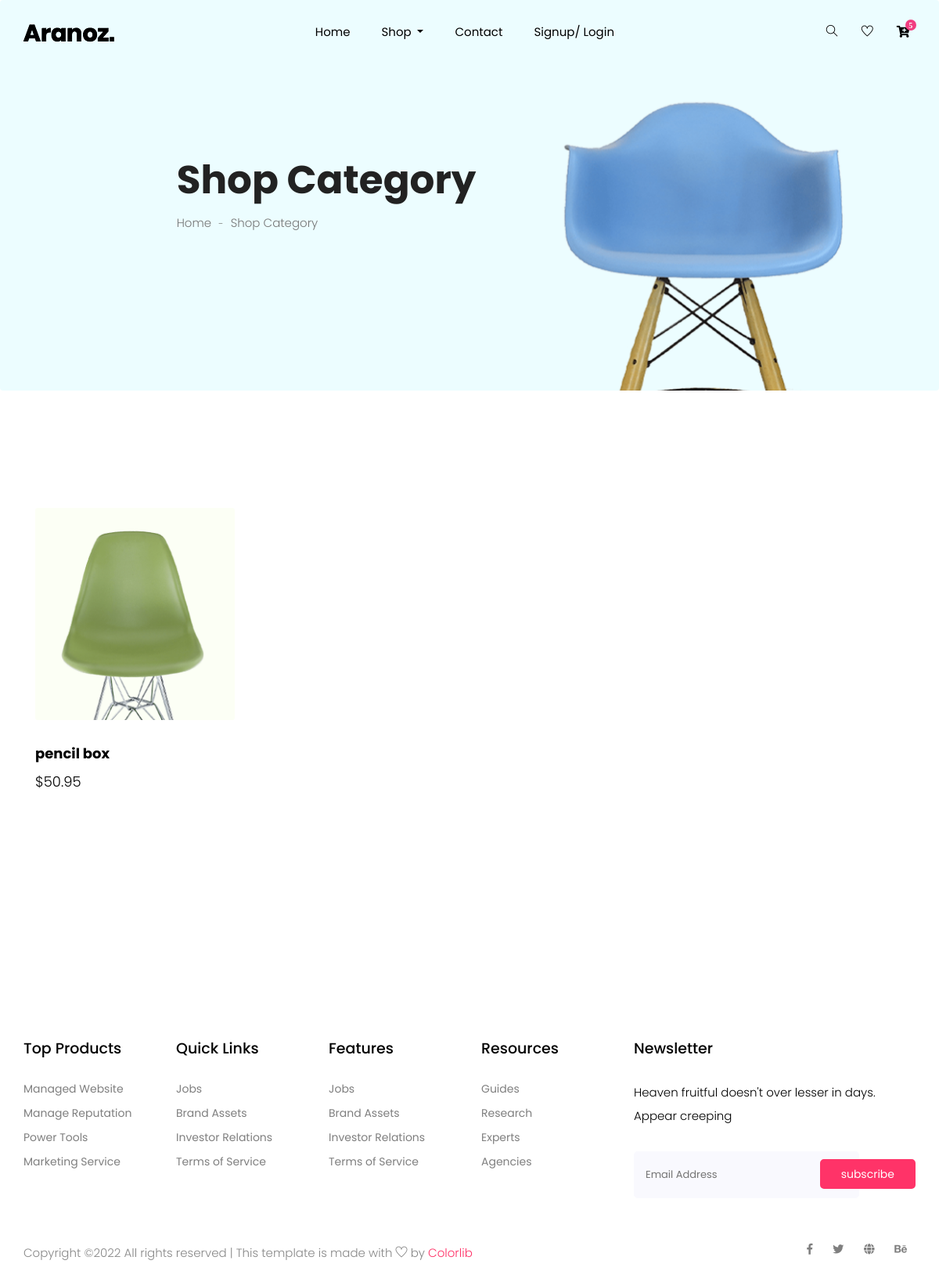
Page /category on the earlier database version.
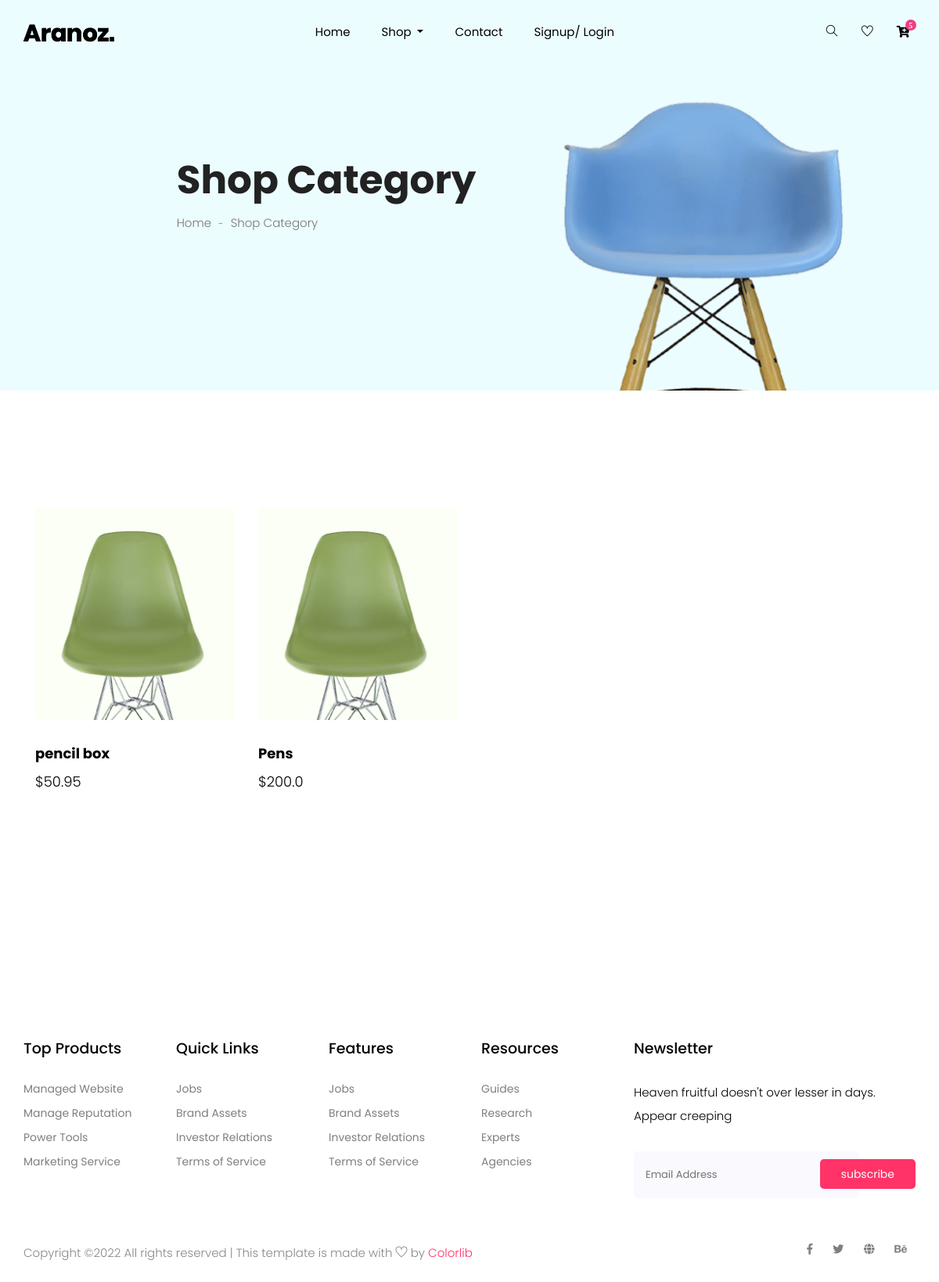
Same page on the later database version.
### Website/models.py (models this page shows)
class Add_Product(db.Model):
    idd = db.Column(db.Integer, primary_key = True)
    title = db.Column(db.String(200))
    price = db.Column(db.String(20))

### Website/auth.py (the view)
@auth.route('/category')
def category():
    add_product = Add_Product.query.all()
    return render_template("category.html", user=current_user, add_product = add_product)

### Website/templates/category.html (shortened to what this page needs)
{% extends "base.html" %}
{% block content %}
    <section class="breadcrumb breadcrumb_bg">
        <div class="container">
            <div class="row justify-content-center">
                <div class="col-lg-8">
                    <div class="breadcrumb_iner">
                        <div class="breadcrumb_iner_item">
                            <h2>Shop Category</h2>
                            <p>Home <span>-</span> Shop Category</p>
                        </div>
                    </div>
                </div>
            </div>
        </div>
    </section>
    <section class="cat_product_area section_padding">
        <div class="container">
                <div class="col-lg-9">
                    <div class="row">
                        <div class="col-lg-12">
                            <div class="product_top_bar d-flex justify-content-between align-items-center">
                            </div>
                        </div>
                    </div>
                    <div class="row align-items-center latest_product_inner" style="padding-left: 10 px;">
                        {% for i in add_product %}
                        <div class="col-lg-4 col-sm-6">
                            <div class="single_product_item">
                                <img src="{{ url_for('static', filename='img/product/product_1.png') }}" alt="">
                                <div class="single_product_text">
                                    <h4>{{i.title}}</h4>
                                    <h3>${{i.price}}</h3>
                                </div>
                            </div>
                        </div>
                        {% endfor %}
                    </div>
                </div>
            </div>
    </section>
    {% endblock %}

### Website/templates/base.html (shortened to what this page needs)
<!doctype html>
<html lang="zxx">
<head>
    <link rel="stylesheet" href="{{ url_for('static', filename='css/bootstrap.min.css') }}">
    <link rel="stylesheet" href="{{ url_for('static', filename='css/animate.css') }}">
    <link rel="stylesheet" href="{{ url_for('static', filename='css/owl.carousel.min.css') }}">
    <link rel="stylesheet" href="{{ url_for('static', filename='css/all.css') }}">
    <link rel="stylesheet" href="{{ url_for('static', filename='css/flaticon.css') }}">
    <link rel="stylesheet" href="{{ url_for('static', filename='css/themify-icons.css') }}">
    <link rel="stylesheet" href="{{ url_for('static', filename='css/magnific-popup.css') }}">
    <link rel="stylesheet" href="{{ url_for('static', filename='css/slick.css') }}">
    <link rel="stylesheet" href="{{ url_for('static', filename='css/style.css') }}">
    <link rel="stylesheet" href="{{ url_for('static', filename='vendor/mdi-font/css/material-design-iconic-font.min.css') }}">
    <link rel="stylesheet" href="{{ url_for('static', filename='vendor/font-awesome-4.7/css/font-awesome.min.css') }}">
    <link rel="stylesheet" href="{{ url_for('static', filename='vendor/select2/select2.min.css') }}">
    <link rel="stylesheet" href="{{ url_for('static', filename='vendor/datepicker/daterangepicker.css') }}">
    <link rel="stylesheet" href="{{ url_for('static', filename='css/main.css') }}">
    <link rel="stylesheet" href="{{ url_for('static', filename='css/bootstrap.min.css') }}">
    <link rel="stylesheet" href="{{ url_for('static', filename='css/animate.css') }}">
    <link rel="stylesheet" href="{{ url_for('static', filename='css/owl.carousel.min.css') }}">
    <link rel="stylesheet" href="{{ url_for('static', filename='css/all.css') }}">
    <link rel="stylesheet" href="{{ url_for('static', filename='css/flaticon.css') }}">
    <link rel="stylesheet" href="{{ url_for('static', filename='css/themify-icons.css') }}">
    <link rel="stylesheet" href="{{ url_for('static', filename='css/magnific-popup.css') }}">
    <link rel="stylesheet" href="{{ url_for('static', filename='css/slick.css') }}">
    <link rel="stylesheet" href="{{ url_for('static', filename='css/style.css') }}">
</head>
<body>
    <header class="main_menu home_menu">
        <div class="container">
            <div class="row align-items-center">
                <div class="col-lg-12">
                    <nav class="navbar navbar-expand-lg navbar-light">
                        <a class="navbar-brand" href="index.html"> <img src="{{ url_for('static', filename='img/logo.png') }}" alt="Logo"> </a>
                        <div class="collapse navbar-collapse main-menu-item" id="navbarSupportedContent">
                            <ul class="navbar-nav">
                                <li class="nav-item">
                                    <a class="nav-link" href="index.html">Home</a>
                                </li>
                                <li class="nav-item dropdown">
                                    <a class="nav-link dropdown-toggle" href="blog.html" id="navbarDropdown_1"
                                        role="button" data-toggle="dropdown" aria-haspopup="true" aria-expanded="false">
                                        Shop
                                    </a>
                                </li>
                                <li class="nav-item">
                                    <a class="nav-link" href="contact.html">Contact</a>
                                </li>
                                {% if user.is_authenticated %}
                                <li class="nav-item">
                                    <a class="nav-link" href="logout">Logout</a>
                                </li>
                                {% else %}
                                <li class="nav-item">
                                    <a class="nav-link" href="login">Signup/ Login</a>
                                </li>
                                {% endif %}
                            </ul>
                        </div>
                        <div class="hearer_icon d-flex">
                            <a id="search_1" href="javascript:void(0)"><i class="ti-search"></i></a>
                            <a href=""><i class="ti-heart"></i></a>
                            <div class="dropdown cart">
                                <a class="dropdown-toggle" href="cart" id="navbarDropdown3" role="button"
                                    data-toggle="dropdown" aria-haspopup="true" aria-expanded="false">
                                    <i class="fas fa-cart-plus"></i>
                                </a>
                            </div>
                        </div>
                    </nav>
                </div>
            </div>
        </div>
</header>
{% block content %}
{% endblock %}
  <footer class="footer_part">
    <div class="container">
      <div class="row justify-content-around">
        <div class="col-sm-6 col-lg-2">
          <div class="single_footer_part">
            <h4>Top Products</h4>
            <ul class="list-unstyled">
              <li><a href="">Managed Website</a></li>
              <li><a href="">Manage Reputation</a></li>
              <li><a href="">Power Tools</a></li>
              <li><a href="">Marketing Service</a></li>
            </ul>
          </div>
        </div>
        <div class="col-sm-6 col-lg-2">
          <div class="single_footer_part">
            <h4>Quick Links</h4>
            <ul class="list-unstyled">
              <li><a href="">Jobs</a></li>
              <li><a href="">Brand Assets</a></li>
              <li><a href="">Investor Relations</a></li>
              <li><a href="">Terms of Service</a></li>
            </ul>
          </div>
        </div>
        <div class="col-sm-6 col-lg-2">
          <div class="single_footer_part">
            <h4>Features</h4>
            <ul class="list-unstyled">
              <li><a href="">Jobs</a></li>
              <li><a href="">Brand Assets</a></li>
              <li><a href="">Investor Relations</a></li>
              <li><a href="">Terms of Service</a></li>
            </ul>
          </div>
        </div>
        <div class="col-sm-6 col-lg-2">
          <div class="single_footer_part">
            <h4>Resources</h4>
            <ul class="list-unstyled">
              <li><a href="">Guides</a></li>
              <li><a href="">Research</a></li>
              <li><a href="">Experts</a></li>
              <li><a href="">Agencies</a></li>
            </ul>
          </div>
        </div>
        <div class="col-sm-6 col-lg-4">
          <div class="single_footer_part">
            <h4>Newsletter</h4>
            <p>Heaven fruitful doesn't over lesser in days. Appear creeping
            </p>
            <div id="mc_embed_signup">
              <form target="_blank"
                action="https://spondonit.us12.list-manage.com/subscribe/post?u=1462626880ade1ac87bd9c93a&amp;id=92a4423d01"
                method="get" class="subscribe_form relative mail_part">
                <input type="email" name="email" id="newsletter-form-email" placeholder="Email Address"
                  class="placeholder hide-on-focus" onfocus="this.placeholder = ''"
                  onblur="this.placeholder = ' Email Address '">
                <button type="submit" name="submit" id="newsletter-submit"
                  class="email_icon newsletter-submit button-contactForm">subscribe</button>
              </form>
            </div>
          </div>
        </div>
      </div>
    </div>
    <div class="copyright_part">
      <div class="container">
        <div class="row">
          <div class="col-lg-8">
            <div class="copyright_text">
              <P>
Copyright &copy;<script>document.write(new Date().getFullYear());</script> All rights reserved | This template is made with <i class="ti-heart" aria-hidden="true"></i> by <a href="https://colorlib.com" target="_blank">Colorlib</a>
</P>
            </div>
          </div>
          <div class="col-lg-4">
            <div class="footer_icon social_icon">
              <ul class="list-unstyled">
                <li><a href="#" class="single_social_icon"><i class="fab fa-facebook-f"></i></a></li>
                <li><a href="#" class="single_social_icon"><i class="fab fa-twitter"></i></a></li>
                <li><a href="#" class="single_social_icon"><i class="fas fa-globe"></i></a></li>
                <li><a href="#" class="single_social_icon"><i class="fab fa-behance"></i></a></li>
              </ul>
            </div>
          </div>
        </div>
      </div>
    </div>
  </footer>
</body>
</html>

### Website/static/css/all.css (style rules this page uses)
.fa, .fas, .far, .fal, .fab { -moz-osx-font-smoothing: grayscale; -webkit-font-smoothing: antialiased; display: inline-block; font-style: normal; font-variant: normal; text-rendering: auto; line-height: 1; }
.fa-behance:before { content: "\f1b4"; }
.fa-cart-plus:before { content: "\f217"; }
.fa-facebook-f:before { content: "\f39e"; }
.fa-globe:before { content: "\f0ac"; }
.fa-twitter:before { content: "\f099"; }
.fab { font-family: 'Font Awesome 5 Brands'; }
.fa, .fas { font-family: 'Font Awesome 5 Free'; font-weight: 900; }

### Website/static/css/main.css (style rules this page uses)
.row { display: -webkit-box; display: -webkit-flex; display: -moz-box; display: -ms-flexbox; display: flex; -webkit-flex-wrap: wrap; -ms-flex-wrap: wrap; flex-wrap: wrap; }
html { -webkit-box-sizing: border-box; -moz-box-sizing: border-box; box-sizing: border-box; }
* { padding: 0; margin: 0; }
*, *:before, *:after { -webkit-box-sizing: inherit; -moz-box-sizing: inherit; box-sizing: inherit; }
body, h1, h2, h3, h4, h5, h6, blockquote, p, pre, dl, dd, ol, ul, figure, hr, fieldset, legend { margin: 0; padding: 0; }
button { outline: none; background: none; border: none; }
body { font-family: "Roboto", "Arial", "Helvetica Neue", sans-serif; font-weight: 400; font-size: 14px; }
h1, h2, h3, h4, h5, h6 { font-weight: 400; }
h2 { font-size: 30px; }
h3 { font-size: 24px; }
h4 { font-size: 18px; }
input { outline: none; margin: 0; border: none; -webkit-box-shadow: none; -moz-box-shadow: none; box-shadow: none; width: 100%; font-size: 14px; font-family: inherit; }

Differences in the rows shown:
added Add_Product: title "Pens", price "200.0"
